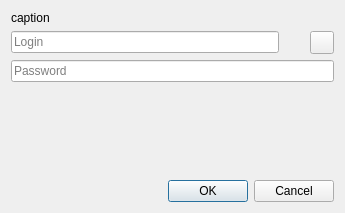
<?xml version="1.0" encoding="UTF-8"?>
<ui version="4.0">
 <class>AddSimpleAccountDialog</class>
 <widget class="QDialog" name="AddSimpleAccountDialog">
  <property name="geometry">
   <rect>
    <x>0</x>
    <y>0</y>
    <width>345</width>
    <height>213</height>
   </rect>
  </property>
  <property name="windowTitle">
   <string>Dialog</string>
  </property>
  <layout class="QVBoxLayout" name="verticalLayout">
   <item>
    <widget class="QLabel" name="caption">
     <property name="text">
      <string>caption</string>
     </property>
    </widget>
   </item>
   <item>
    <layout class="QHBoxLayout" name="loginLayout">
     <property name="spacing">
      <number>12</number>
     </property>
     <item>
      <widget class="QLineEdit" name="login">
       <property name="placeholderText">
        <string>Login</string>
       </property>
      </widget>
     </item>
     <item>
      <widget class="QLabel" name="singleDomain">
       <property name="text">
        <string/>
       </property>
      </widget>
     </item>
     <item>
      <widget class="QToolButton" name="domains">
       <property name="text">
        <string/>
       </property>
      </widget>
     </item>
    </layout>
   </item>
   <item>
    <widget class="QLineEdit" name="password">
     <property name="echoMode">
      <enum>QLineEdit::Password</enum>
     </property>
     <property name="placeholderText">
      <string>Password</string>
     </property>
    </widget>
   </item>
   <item>
    <spacer name="verticalSpacer">
     <property name="orientation">
      <enum>Qt::Vertical</enum>
     </property>
     <property name="sizeHint" stdset="0">
      <size>
       <width>20</width>
       <height>50</height>
      </size>
     </property>
    </spacer>
   </item>
   <item>
    <layout class="QHBoxLayout" name="buttonsLayout">
     <item>
      <spacer name="horizontalSpacer">
       <property name="orientation">
        <enum>Qt::Horizontal</enum>
       </property>
       <property name="sizeHint" stdset="0">
        <size>
         <width>40</width>
         <height>20</height>
        </size>
       </property>
      </spacer>
     </item>
     <item>
      <widget class="QPushButton" name="acceptButton">
       <property name="text">
        <string>OK</string>
       </property>
      </widget>
     </item>
     <item>
      <widget class="QPushButton" name="rejectButton">
       <property name="text">
        <string>Cancel</string>
       </property>
      </widget>
     </item>
    </layout>
   </item>
  </layout>
 </widget>
 <resources/>
 <connections/>
</ui>
